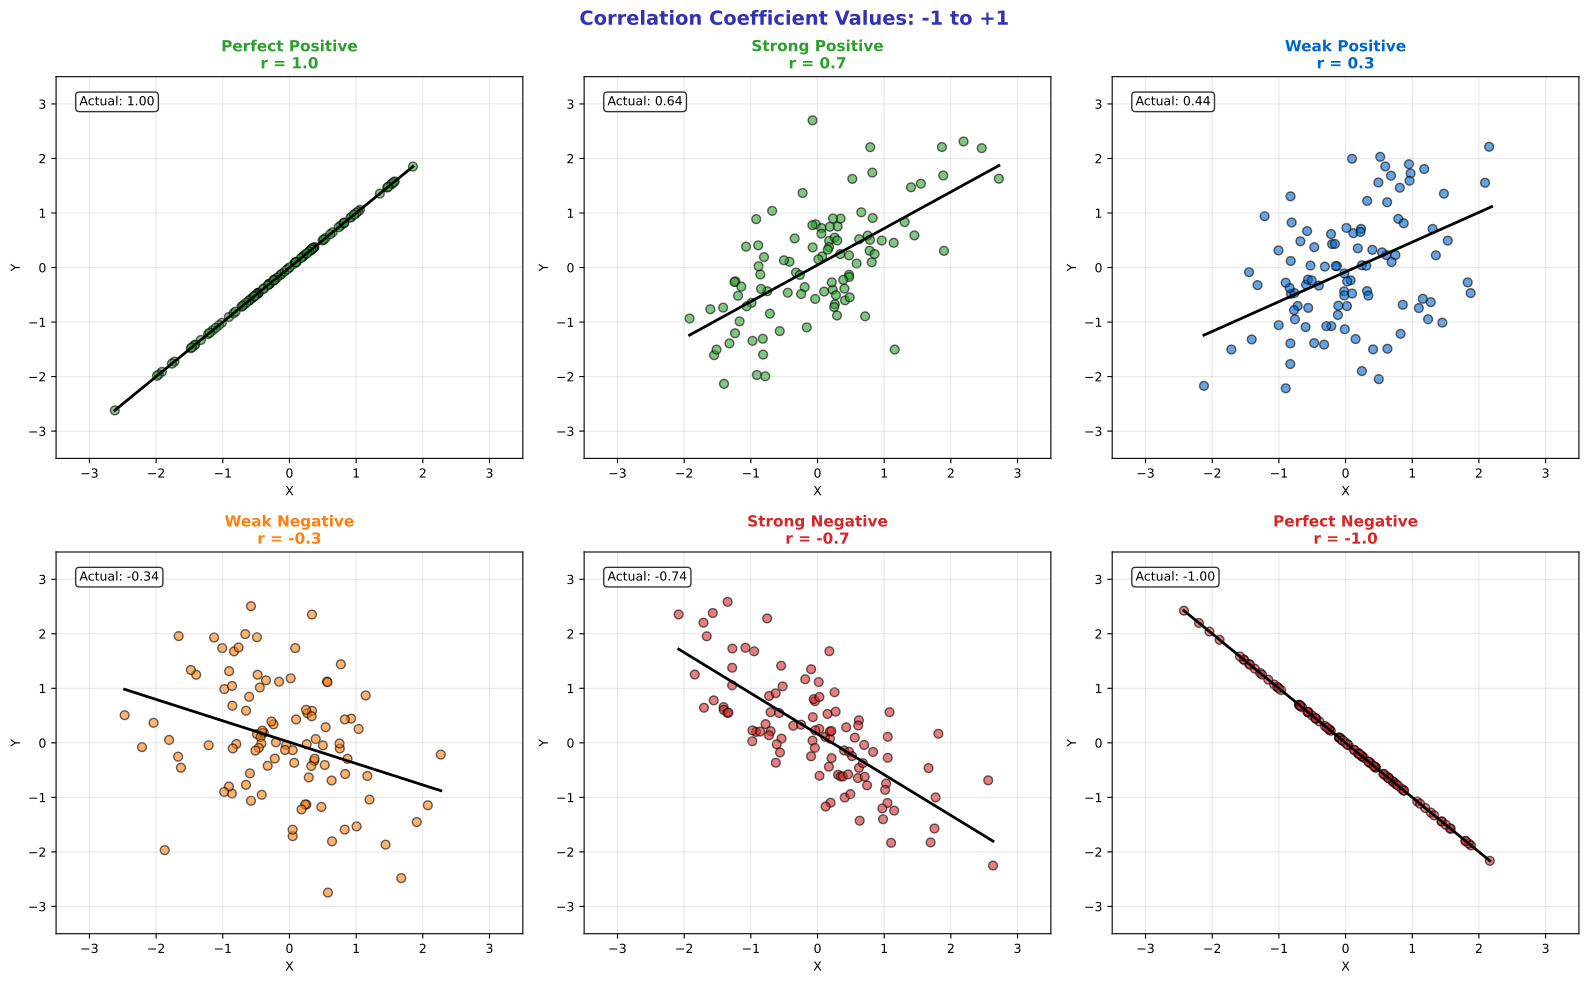

Source code (Python):
"""Correlation Values - Understanding the range"""
import matplotlib.pyplot as plt
import numpy as np
from pathlib import Path

plt.rcParams.update({
    'font.size': 10,
    'axes.labelsize': 10,
    'axes.titlesize': 11,
    'xtick.labelsize': 9,
    'ytick.labelsize': 9,
    'legend.fontsize': 9,
    'figure.figsize': (10, 6),
    'figure.dpi': 150
})

MLPURPLE = '#3333B2'
MLLAVENDER = '#ADADE0'
MLBLUE = '#0066CC'
MLORANGE = '#FF7F0E'
MLGREEN = '#2CA02C'
MLRED = '#D62728'

np.random.seed(42)

fig, axes = plt.subplots(2, 3, figsize=(16, 10))
fig.suptitle('Correlation Coefficient Values: -1 to +1', fontsize=14, fontweight='bold', color=MLPURPLE)

correlations = [1.0, 0.7, 0.3, -0.3, -0.7, -1.0]
titles = ['Perfect Positive\nr = 1.0', 'Strong Positive\nr = 0.7', 'Weak Positive\nr = 0.3',
          'Weak Negative\nr = -0.3', 'Strong Negative\nr = -0.7', 'Perfect Negative\nr = -1.0']
colors = [MLGREEN, MLGREEN, MLBLUE, MLORANGE, MLRED, MLRED]

for ax, r, title, color in zip(axes.flat, correlations, titles, colors):
    n = 100
    x = np.random.normal(0, 1, n)

    if r == 1.0:
        y = x
    elif r == -1.0:
        y = -x
    else:
        # Generate correlated data
        noise_var = 1 - r**2
        y = r * x + np.sqrt(noise_var) * np.random.normal(0, 1, n)

    ax.scatter(x, y, color=color, alpha=0.6, s=40, edgecolors='black')

    # Add regression line
    if abs(r) > 0:
        z = np.polyfit(x, y, 1)
        ax.plot(np.sort(x), np.poly1d(z)(np.sort(x)), color='black', linewidth=2)

    ax.set_title(title, fontsize=11, fontweight='bold', color=color)
    ax.set_xlabel('X', fontsize=9)
    ax.set_ylabel('Y', fontsize=9)
    ax.grid(alpha=0.3)
    ax.set_xlim(-3.5, 3.5)
    ax.set_ylim(-3.5, 3.5)

    # Add actual correlation
    actual_r = np.corrcoef(x, y)[0, 1]
    ax.text(0.05, 0.95, f'Actual: {actual_r:.2f}', transform=ax.transAxes,
            fontsize=9, va='top', bbox=dict(boxstyle='round', facecolor='white', alpha=0.8))

plt.tight_layout()
plt.savefig(Path(__file__).parent / 'chart.pdf', dpi=300, bbox_inches='tight')
plt.close()
